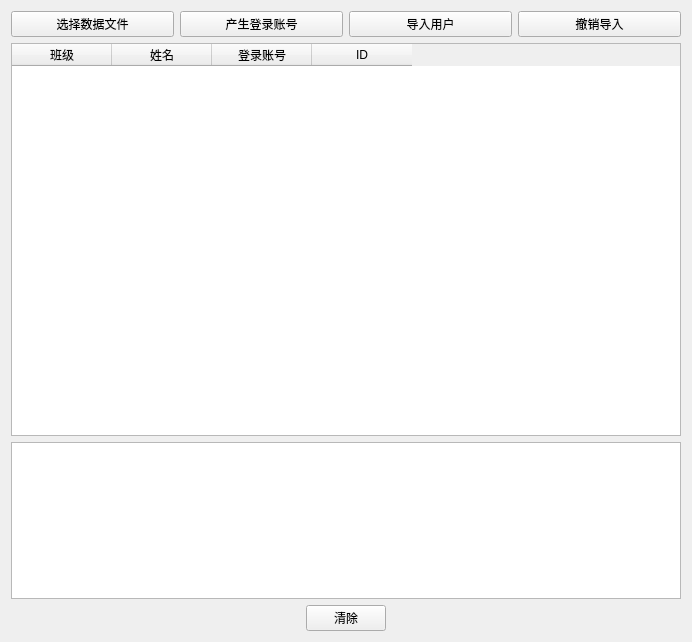
<?xml version="1.0" encoding="UTF-8"?>
<ui version="4.0">
 <class>Form</class>
 <widget class="QWidget" name="Form">
  <property name="geometry">
   <rect>
    <x>0</x>
    <y>0</y>
    <width>692</width>
    <height>642</height>
   </rect>
  </property>
  <property name="windowTitle">
   <string>Form</string>
  </property>
  <layout class="QVBoxLayout" name="verticalLayout_2">
   <item>
    <layout class="QHBoxLayout" name="horizontalLayout_2">
     <item>
      <widget class="QPushButton" name="pushButton_SelectFile">
       <property name="text">
        <string>选择数据文件</string>
       </property>
      </widget>
     </item>
     <item>
      <widget class="QPushButton" name="pushButton_CreateAccount">
       <property name="text">
        <string>产生登录账号</string>
       </property>
      </widget>
     </item>
     <item>
      <widget class="QPushButton" name="pushButton_Import">
       <property name="text">
        <string>导入用户</string>
       </property>
      </widget>
     </item>
     <item>
      <widget class="QPushButton" name="pushButton_Revocation">
       <property name="text">
        <string>撤销导入</string>
       </property>
      </widget>
     </item>
    </layout>
   </item>
   <item>
    <layout class="QVBoxLayout" name="verticalLayout" stretch="5,2">
     <item>
      <widget class="QTableWidget" name="tableWidget">
       <column>
        <property name="text">
         <string>班级</string>
        </property>
       </column>
       <column>
        <property name="text">
         <string>姓名</string>
        </property>
       </column>
       <column>
        <property name="text">
         <string>登录账号</string>
        </property>
       </column>
       <column>
        <property name="text">
         <string>ID</string>
        </property>
       </column>
      </widget>
     </item>
     <item>
      <widget class="QTextBrowser" name="textBrowser"/>
     </item>
    </layout>
   </item>
   <item>
    <layout class="QHBoxLayout" name="horizontalLayout">
     <item>
      <spacer name="horizontalSpacer">
       <property name="orientation">
        <enum>Qt::Horizontal</enum>
       </property>
       <property name="sizeHint" stdset="0">
        <size>
         <width>40</width>
         <height>20</height>
        </size>
       </property>
      </spacer>
     </item>
     <item>
      <widget class="QPushButton" name="pushButton_clear">
       <property name="text">
        <string>清除</string>
       </property>
      </widget>
     </item>
     <item>
      <spacer name="horizontalSpacer_2">
       <property name="orientation">
        <enum>Qt::Horizontal</enum>
       </property>
       <property name="sizeHint" stdset="0">
        <size>
         <width>40</width>
         <height>20</height>
        </size>
       </property>
      </spacer>
     </item>
    </layout>
   </item>
  </layout>
 </widget>
 <resources/>
 <connections/>
</ui>
